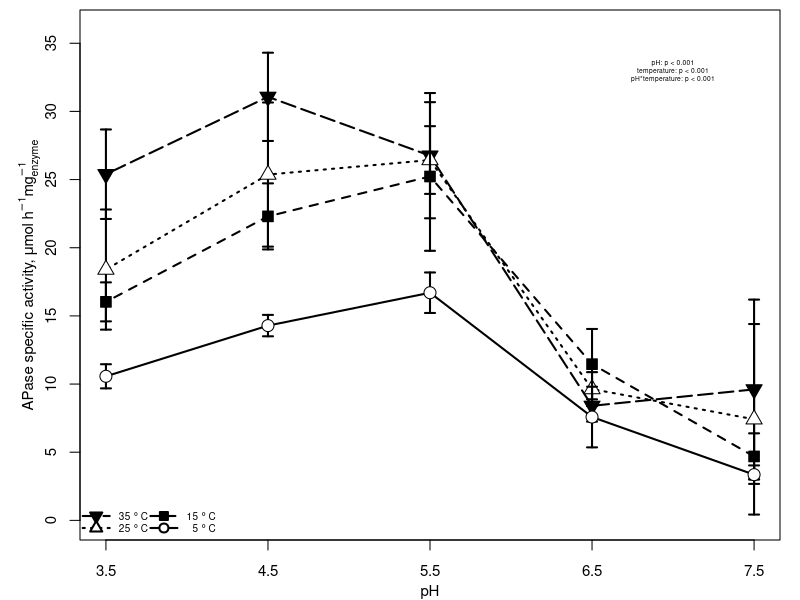

The R source for this figure: (Note: this script raises an error after producing the figure.)
##### Purified enzymes plots

setwd("./PurifiedEnzymeData")


### Fig. 1
## Calculating the average per temperature and pH
data <- read.csv("Output/apase_kinetics.csv", check.names = F, row.names = 1)
head(data)
phs <- unique(data$pH)
temps <- unique(data$temp)
avg_apase <- data.frame()
k <- 1
for(p in phs){
  for(t in temps){
    avg_apase[k, "pH"] <- p
    avg_apase[k, "temp"] <- t
    avg_apase[k, "avg_SpAct"] <- mean(data$SpecificActivity[data$pH == p & data$temp == t], na.rm = T)
    avg_apase[k, "sd_SpAct"] <- sd(data$SpecificActivity[data$pH == p & data$temp == t], na.rm = T)
    k <- k + 1
  }
}
avg_apase

png("Plots/Fig1.png", width = 1600, height = 1300, pointsize = 60)
par(oma = c(0, 0, 0, 0), mar = c(3, 4, 0.5, 1))
plot(x = avg_apase$pH, y = avg_apase$avg_SpAct, type = "n", xlab = "", 
     ylab = "", ylim = c(0, 36), xaxt = "n", cex = 0.9, 
     cex.axis = 0.9)
axis(1, at = seq(3.5, 7.5, 1), cex = 0.9, cex.axis = 0.9)
mtext(side = 1, "pH", line = 2, cex = 0.9)
mtext(side = 2, (expression(paste("APase specific activity, ", mu, "mol h"^-1*"mg"["enzyme"]^-1*""))), 
      line = 1.8, cex = 0.9)
pchtemps <- c(21, 22, 24, 25)
names(pchtemps) <- c(5, 15, 25, 35)
ltytemps <- c(1, 2, 3, 5)
names(ltytemps) <- c(5, 15, 25, 35)
bgtemps <- c("white", "black", "white", "black")
names(bgtemps) <- c(5, 15, 25, 35)
for(t in temps){
    arrows(x0 = avg_apase$pH[avg_apase$temp == t], 
           x1 = avg_apase$pH[avg_apase$temp == t], 
           y0 = avg_apase$avg_SpAct[avg_apase$temp == t] - avg_apase$sd_SpAct[avg_apase$temp == t], 
           y1 = avg_apase$avg_SpAct[avg_apase$temp == t] + avg_apase$sd_SpAct[avg_apase$temp == t], 
           lty = 1, angle = 90, code = 3, length = 0.05, lwd = 2, 
           col = "black")
    lines(x = avg_apase$pH[avg_apase$temp == t], 
          y = avg_apase$avg_SpAct[avg_apase$temp == t], col = "black", 
          lwd = 2, lty = ltytemps[names(ltytemps) == t])
    points(x = avg_apase$pH[avg_apase$temp == t],
           y = avg_apase$avg_SpAct[avg_apase$temp == t],
           bg = bgtemps[names(bgtemps) == t], pch = pchtemps[names(pchtemps) == t], 
           cex = 1.6)
}
legend("bottomleft", col = "black", pch = rev(pchtemps), pt.bg = rev(bgtemps),
       c(expression(35~degree~C), expression(25~degree~C), expression(15~degree~C), expression("  5"~degree~"C")),
       lty = rev(ltytemps), lwd =2, cex = 0.6, pt.cex = 1.2, 
       ncol = 2, bty = "n", seg.len = 3)
text(x = 7.0, y = 33, c("pH: p < 0.001\ntemperature: p < 0.001\npH*temperature: p < 0.001"), cex = 0.4)
dev.off()
rm(list = ls())


### Fig. 2
data <- read.csv("Output/apase_kinetics.csv", check.names = F, row.names = 1)
head(data)
phs <- unique(data$pH)
temps <- unique(data$temp)
avg_apase <- data.frame()
k <- 1
for(p in phs){
  for(t in temps){
    avg_apase[k, "pH"] <- p
    avg_apase[k, "temp"] <- t
    avg_apase[k, "revK"] <- 1/(t + 273.15)
    avg_apase[k, "avg_lnSpAct"] <- mean(log(data$SpecificActivity[data$pH == p & data$temp == t]), na.rm = T)
    avg_apase[k, "sd_lnSpAct"] <- sd(log(data$SpecificActivity[data$pH == p & data$temp == t]), na.rm = T)
    k <- k + 1
  }
}

png("Plots/Fig2.png", width = 1600, height = 1300, pointsize = 60)
par(oma = c(0, 0, 0, 0), mar = c(3, 4, 0.5, 1))
plot(x = avg_apase$revK, y = avg_apase$avg_lnSpAct, 
     ylab = "", xlab = "", pch = c(1, 19, 2, 17, 15)[as.factor(avg_apase$ph)],
     ylim = c(0,4), xaxt = "n", yaxt = "n", cex = 1.2, cex.axis = 0.8,
     col = 'black', bg = "black", type = "n")
axis(1, at = round(unique(avg_apase$revK), digits = 5), cex.axis = 0.8, mgp = c(0, 0.7, 0), cex = 0.8)
axis(2, at = seq(0, 4, 1), mgp = c(0, 0.7, 0), cex.axis = 0.8, cex = 0.8)
mtext(side = 1, "1/K", line = 1.8, cex = 0.85)
mtext(side = 2, (expression(paste("ln(APase specific activity), ", mu,
                                  "mol h"^-1*"mg"["enzyme"]^-1*" "))), line = 2, cex = 0.85)
ltys <- c(6, 1, 3, 4, 5)
names(ltys) <- rev(phs)
pts <- c(15, 21, 19, 24, 17)
names(pts) <- rev(phs)
bgs <-  c("black", "white", "black", "white", "black")
names(bgs) <- rev(phs)
for(p in phs){                                                       ## using a loop to plot the error bars (using SEM but it can be changed)
  arrows(x0 = avg_apase$revK[avg_apase$pH == p], x1 = avg_apase$revK[avg_apase$pH == p], 
         y0 = avg_apase$avg_lnSpAct[avg_apase$pH == p] - avg_apase$sd_lnSpAct[avg_apase$pH == p], 
         y1 = avg_apase$avg_lnSpAct[avg_apase$pH == p] + avg_apase$sd_lnSpAct[avg_apase$pH == p], 
         lty = 1, angle = 90, code = 3, length = 0.05, col = "black", 
         lwd = 0.5)
  clip(min(avg_apase$revK), max(avg_apase$revK), 0, 5)                                  ## adding a clip to plot lines within the avg_apase points
  abline(lm(avg_apase$avg_lnSpAct[avg_apase$pH == p] ~avg_apase$revK[avg_apase$pH == p]), 
         col = "black", 
         lwd = 2, lty = ltys[names(ltys) == p])  
  do.call("clip", as.list(par("usr")))
  points(x = avg_apase$revK[avg_apase$pH == p], y = avg_apase$avg_lnSpAct[avg_apase$pH == p], 
         pch = pts[names(pts) == p], cex = 1.2,
         col = "black", 
         bg = bgs[names(bgs) == p])
}
legend("bottomleft", col = "black", 
       pch = pts, pt.bg = bgs, lty = ltys, lwd = 2,
       c("pH 3.5", "pH 4.5", "pH 5.5", "pH 6.5", "pH 7.5"), 
       cex = 0.75, pt.cex = 0.85, ncol = 2,  bty = "n")                                                             ## adding a legend to the plot
dev.off()     
rm(list = ls())


## Fig. 3
flowratios <- read.csv("Output/flowratios.csv", row.names = 1)
head(flowratios)
pts <- c(21, 22, 23)
names(pts) <- c("5", "15", "25")
ltys <- c(1, 2, 3)
names(ltys) <- c("5", "15", "25")
bgs <- c("black", "white", "black")
names(bgs) <- c("5", "15", "25")
temps <- c(5, 15, 25)
enzpairs <- c("bgase:apase", "nagase:apase", "bgase:nagase")
names(enzpairs) <- c("C:P", "N:P", "C:N")

png(paste0("Plots/Fig3.png"), width = 1000, height = 2000, pointsize = 60)
par(mfrow = c(1, 3))
layout(matrix(c(1, 2, 3), nrow = 3, ncol = 1), heights = c(0.8, 0.8, 1))
layout.show(3)
for (e in enzpairs){
  ep <- names(enzpairs[enzpairs == e])
  nm <- gsub(":", "", ep)
  if(e == "bgase:apase"){
    par(mar = c(0, 4, 0.5, 0.5))
    ast <- c(4.5, 5.5, 6.5, 7.5)
    lb <- "(a)"
  } else if(e == "nagase:apase"){
    par(mar = c(0, 4, 0, 0.5))
    ast <- c(4.5, 5.5, 6.5, 7.5)
    lb <- "(b)"
  } else{
    par(mar = c(3.5, 4, 0, 0.5))
    ast <- c(4.5, 7.5)
    lb <- "(c)"
  }
  plot(x = flowratios$ph[flowratios$Pair == ep], 
       y = flowratios$ratio[flowratios$Pair == ep], 
       type = "n", col = "black", lwd = 3, 
       ylim = c(-1, ceiling(round(max(flowratios$ratio[flowratios$Pair == ep]), 1))*1.2),
       ylab = "", xlab = "", xaxt = "n", yaxt = "n")
  if(e == "bgase:nagase"){
    axis(1, at = seq(4.5, 7.5, 1), labels = T, mgp = c(0, 0.8, 0), cex.axis = 0.8)
    mtext("pH", side = 1, cex = 0.7, line = 2.3)
  }
  axis(2, labels = T, mgp = c(0, 0.8, 0), cex.axis = 0.8)
  mtext(paste(ep, "\nestimated flow ratio"), side = 2, 
        mgp = c(0, 0.8, 0), cex = 0.7, line = 1.8)
  text(x = 4.5, y = max(flowratios$ratio[flowratios$Pair == ep])*1.2, lb, xpd = NA, font = 2)
  for (t in temps){
    lines(x = flowratios$ph[flowratios$Pair == ep & flowratios$tempC == t], 
          y = flowratios$ratio[flowratios$Pair == ep & flowratios$tempC == t], 
          col = "black", lwd = 2, lty = ltys[names(ltys) == t])
    points(x = flowratios$ph[flowratios$Pair == ep & flowratios$tempC == t], 
           y = flowratios$ratio[flowratios$Pair == ep & flowratios$tempC == t], 
           bg = bgs[names(bgs) == t], col = "black",
           pch = pts[names(pts) == t], cex = 1.6, lwd = 1.2)
  }
  for(a in ast){
    if(max(flowratios$ratio[flowratios$Pair == ep & flowratios$ph == a]) < ceiling(round(max(flowratios$ratio[flowratios$Pair == ep])))/2){
      ymax <- ceiling(round(max(flowratios$ratio[flowratios$Pair == ep]), 1))*0.4
    } else{
      ymax <- max(flowratios$ratio[flowratios$Pair == ep & flowratios$ph == a])*1.15
    }
    points(x = a, 
         y = ymax, 
         bg = bgs[names(bgs) == t], col = "black",
         pch = 8, cex = 0.7, lwd = 1.5)
    }
  legend("bottomright", legend =c(expression(paste(" 5", degree, "C")), 
                              expression(paste("15", degree, "C")),
                              expression(paste("25", degree, "C"))), 
         col = 'black', pch = pts, lty = ltys, lwd = , seg.len = 2, bty = "n", cex = 0.8,
         pt.bg = bgs, pt.cex = 1.4)
}
dev.off()
rm(list = ls())


### Fig. 4
data <- read.csv("Output/arrdata.csv", row.names = "", header = T, check.names = F) 
data <- data[data$ph != 3.5 & data$ph != 8.5, ]
enz <- c("APase", "BGase", "NAGase")
ltyenz <- c(3, 1, 2)
names(ltyenz) <- enz

png("Plots/Fig4.png", width = 1600, height = 1300, 
    pointsize = 60)
par(oma = c(0, 0, 0, 0), mar = c(3, 3, 0.5, 1))
x <- seq(3.5, 7.5, 0.1)
slopeSpline <- splinefun(x = data$ph, y = data$Ea)
plot(x, slopeSpline(x), type = "n", xlab = "", ylab = "", 
     ylim = c(0, 75), xlim = c(4.5, 7.5), xaxt = "n", yaxt = "n", cex = 0.9, xaxs = "i")
axis(1, at = seq(3.5, 7.5, 1), cex = 0.8, cex.axis = 0.8, mgp = c(0, 0.7, 0)) 
axis(2, at = seq(0, 75, 10), cex.axis = 0.8, mgp = c(0, 0.7, 0), cex = 0.8)
axis(3, labels = FALSE, tick = FALSE)
mtext(side = 1, "pH", line = 1.7, cex = 0.85)
mtext(expression(paste("E"["a"]*", kJ mol"^-1*"")), side = 2, line = 1.7, cex = 0.85)
# text(x = 3.5, y = 25, "(b)")
for(e in enz){
  slopeSpline <- splinefun(x = data$ph[data$enzyme == tolower(e)], 
                           y = data$Ea[data$enzyme == tolower(e)])
  slopeSplineSD <- splinefun(x = data$ph[data$enzyme == tolower(e)], 
                             y = (-data$sd[data$enzyme == tolower(e)]))
  x <- seq(3.5, 7.5, 0.1)
  x1 <- seq(3.5, 7.49, 0.01)
  y1 <- slopeSpline(x) + slopeSplineSD(x)
  y2 <- slopeSpline(x) - slopeSplineSD(x)
  polygon(c(x,rev(x)), c(y2,rev(y1)), col = adjustcolor("lightgray", alpha.f = 0.5), border = NA)
  lines(x = x1, y = slopeSpline(x1), lwd = 3, lty = ltyenz[names(ltyenz) == e])
}
box(which = "plot", lty = "solid")
legend("topright", legend = enz,
       lty = ltyenz, lwd = 3, bty = "n", cex = 0.7, seg.len = 1.6)
dev.off()
rm(list = ls())
